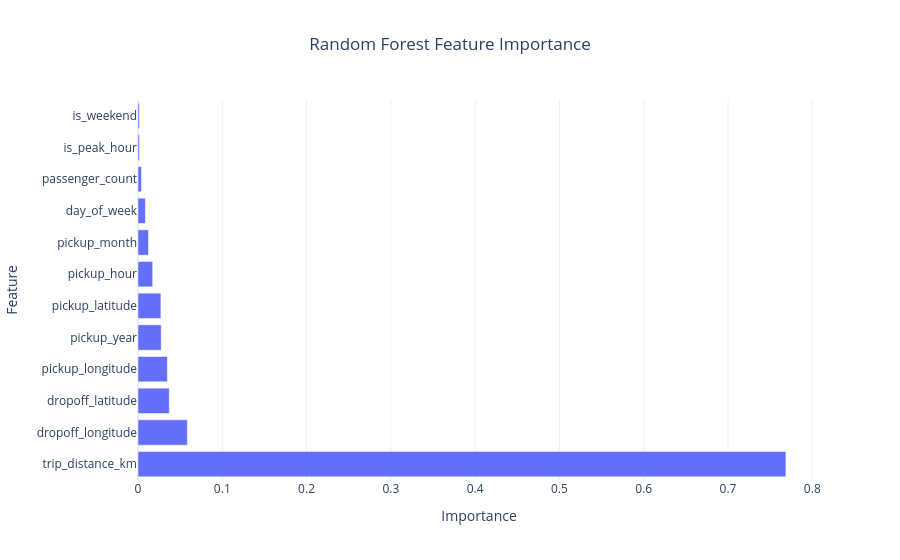

This figure's notebook cell:
### Code cell
fig = px.bar(
    importance,
    x="Importance",
    y="Feature",
    orientation="h",
    title="Random Forest Feature Importance",
    template="plotly_white"
)

fig.update_layout(
    title_x=0.5
)

fig.show()

### Figure 1 — Plotly figure (JSON) as saved in the notebook; plotly's stock layout.template omitted (floating-point values rounded to 4 significant figures)
{"data": [{"hovertemplate": "Importance=%{x}<br>Feature=%{y}<extra></extra>", "legendgroup": "", "marker": {"color": "#636efa", "pattern": {"shape": ""}}, "name": "", "orientation": "h", "showlegend": false, "textposition": "auto", "type": "bar", "x": [0.7687, 0.05852, 0.0371, 0.03483, 0.02751, 0.02715, 0.01742, 0.01246, 0.008768, 0.00411, 0.001748, 0.001703], "xaxis": "x", "y": ["trip_distance_km", "dropoff_longitude", "dropoff_latitude", "pickup_longitude", "pickup_year", "pickup_latitude", "pickup_hour", "pickup_month", "day_of_week", "passenger_count", "is_peak_hour", "is_weekend"], "yaxis": "y"}], "layout": {"barmode": "relative", "legend": {"tracegroupgap": 0}, "title": {"text": "Random Forest Feature Importance", "x": 0.5}, "xaxis": {"anchor": "y", "domain": [0, 1], "title": {"text": "Importance"}}, "yaxis": {"anchor": "x", "domain": [0, 1], "title": {"text": "Feature"}}}}
